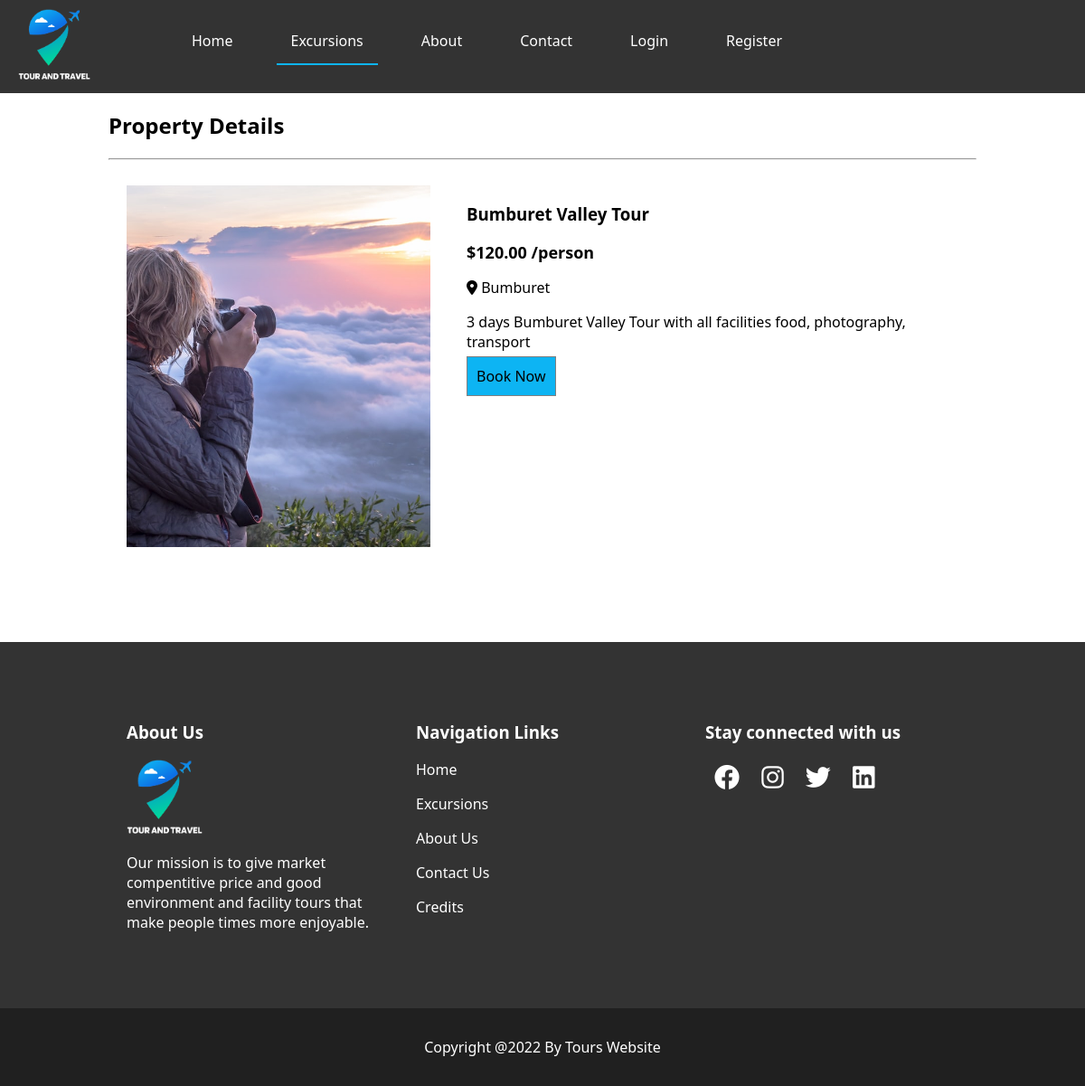
Page /excursion-details.php?id=3 on the committed database.
### tables this page shows
CREATE TABLE `excursions` (
  `excursionID` mediumint(8) NOT NULL,
  `image` varchar(250) DEFAULT NULL,
  `excursion_name` varchar(255) NOT NULL,
  `description` text NOT NULL,
  `price_per_person` decimal(7,2) NOT NULL,
  `location` text NOT NULL
);

### config.php (called while the page is built, shortened)
<?php
$currency = '$';

### excursion-details.php (the view, shortened to what this page needs)
<?php
include("layout/header.php");
$sql=mysqli_query($conn, "SELECT * from excursions WHERE excursionID=$_GET[id]");
$item=mysqli_fetch_assoc($sql);
?>
<div class="container"  style="padding: 5rem 0px;">
        <br>
       <h2>Property Details</h2>
       <hr>
        <div class="row" >
            <div class="col " style="width: 35%;">
                    <img src="assets/images/<?=$item['image']?>" class="detail-img">
            </div>
            <div class="col " style="width: 55%;">
                <h3><?=$item['excursion_name']?> </h3>
                <span class="price"><?=$currency.$item['price_per_person']?> /person</span><br>
                <p><i class="fas fa-map-marker-alt"></i> <?=$item['location']?></p>
                <p><?=$item['description']?></p>
                <p>
                    <a id="book-button" href="book.php?id=<?=$_GET['id']?>"  class="btn-theme">Book Now</a>
                </p>
            </div>
        </div>
    </div>
<?php
include("layout/footer.php");
?>
</body>
</html>

### assets/css/style.css (style rules this page uses)
body { margin:0; font-family: system-ui, -apple-system, BlinkMacSystemFont, 'Segoe UI', Roboto, Oxygen, Ubuntu, Cantarell, 'Open Sans', 'Helvetica Neue', sans-serif; overflow-x: hidden; }
.container { margin:0px 10%; }
.row { display: flex; }
.col { width: 50%; padding: 20px; }
.btn-theme { background-color: #0db4f3; border: 1px solid gray; font-size: 16px; padding: 10px; cursor: pointer; }
.price { font-size: 18px; font-weight: bold; }
.detail-img { width: 100%; height: 400px; object-fit: cover; }
#book-button { color:black; margin-top:5rem; text-decoration: none; }

### rows in the picture
excursions: image (picture), excursion_name "Bumburet Valley Tour", price_per_person "120.00", location "Bumburet", description "3 days Bumburet Valley Tour with all facilities food, photography, transport"

### other values in the picture
$currency "$"
$appName "Tours Website"
